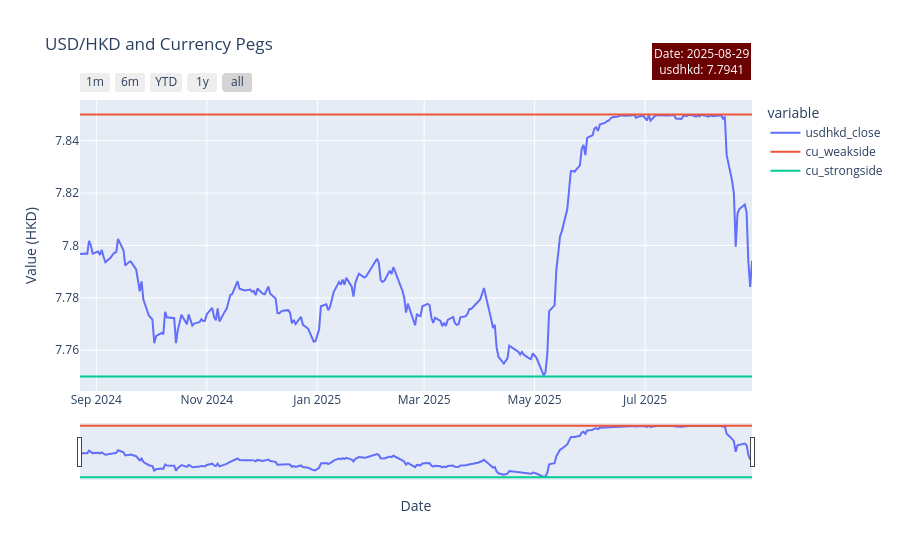

The cell this chart's notebook holds for it:
### Code cell
cu_fig = px.line(cu_df,
             x='end_of_date', y=['usdhkd_close', 'cu_weakside', 'cu_strongside'],
             title='USD/HKD and Currency Pegs',
             labels={'end_of_date': 'Date', 'value': 'Value (HKD)'},
             )


last_date = cu_df['end_of_date'].iloc[0]
last_usdhkd_close = round(cu_df['usdhkd_close'].iloc[0],4)

cu_fig.add_annotation(
    text=f"Date: {last_date.strftime('%Y-%m-%d')}<br>usdhkd: {last_usdhkd_close}",
    xref="paper", yref="paper",
    x=1, y=1.2, 
    showarrow=False,
    bgcolor="rgba(108, 1, 2, 1)",
    borderwidth=2,
    font=dict(size=12, color="white")
)

cu_fig.update_layout(
    xaxis_rangeslider_visible=True,
)

cu_fig.update_xaxes(
    rangeslider_visible=True,
    rangeselector=dict(
        buttons=list([
            dict(count=1, label="1m", step="month", stepmode="backward"),
            dict(count=6, label="6m", step="month", stepmode="backward"),
            dict(count=1, label="YTD", step="year", stepmode="todate"),
            dict(count=1, label="1y", step="year", stepmode="backward"),
            dict(step="all")
        ])
    )
)

cu_fig.show()

### Figure 1 — Plotly figure (JSON) as saved in the notebook; plotly's stock layout.template omitted (floating-point values rounded to 4 significant figures; data arrays with more than 128 entries replaced by an {"elided": "..."} marker saying what was removed)
{"data": [{"hovertemplate": "variable=usdhkd_close<br>Date=%{x}<br>Value (HKD)=%{y}<extra></extra>", "legendgroup": "usdhkd_close", "line": {"color": "#636efa", "dash": "solid"}, "marker": {"symbol": "circle"}, "mode": "lines", "name": "usdhkd_close", "orientation": "v", "showlegend": true, "type": "scatter", "x": {"elided": "251 str values"}, "xaxis": "x", "y": {"elided": "251 float values"}, "yaxis": "y"}, {"hovertemplate": "variable=cu_weakside<br>Date=%{x}<br>Value (HKD)=%{y}<extra></extra>", "legendgroup": "cu_weakside", "line": {"color": "#EF553B", "dash": "solid"}, "marker": {"symbol": "circle"}, "mode": "lines", "name": "cu_weakside", "orientation": "v", "showlegend": true, "type": "scatter", "x": {"elided": "251 str values"}, "xaxis": "x", "y": {"elided": "251 float values"}, "yaxis": "y"}, {"hovertemplate": "variable=cu_strongside<br>Date=%{x}<br>Value (HKD)=%{y}<extra></extra>", "legendgroup": "cu_strongside", "line": {"color": "#00cc96", "dash": "solid"}, "marker": {"symbol": "circle"}, "mode": "lines", "name": "cu_strongside", "orientation": "v", "showlegend": true, "type": "scatter", "x": {"elided": "251 str values"}, "xaxis": "x", "y": {"elided": "251 float values"}, "yaxis": "y"}], "layout": {"annotations": [{"bgcolor": "rgba(108, 1, 2, 1)", "borderwidth": 2, "font": {"color": "white", "size": 12}, "showarrow": false, "text": "Date: 2025-08-29<br>usdhkd: 7.7941", "x": 1, "xref": "paper", "y": 1.2, "yref": "paper"}], "legend": {"title": {"text": "variable"}, "tracegroupgap": 0}, "title": {"text": "USD/HKD and Currency Pegs"}, "xaxis": {"anchor": "y", "domain": [0, 1], "rangeselector": {"buttons": [{"count": 1, "label": "1m", "step": "month", "stepmode": "backward"}, {"count": 6, "label": "6m", "step": "month", "stepmode": "backward"}, {"count": 1, "label": "YTD", "step": "year", "stepmode": "todate"}, {"count": 1, "label": "1y", "step": "year", "stepmode": "backward"}, {"step": "all"}]}, "rangeslider": {"visible": true}, "title": {"text": "Date"}}, "yaxis": {"anchor": "x", "domain": [0, 1], "title": {"text": "Value (HKD)"}}}}
